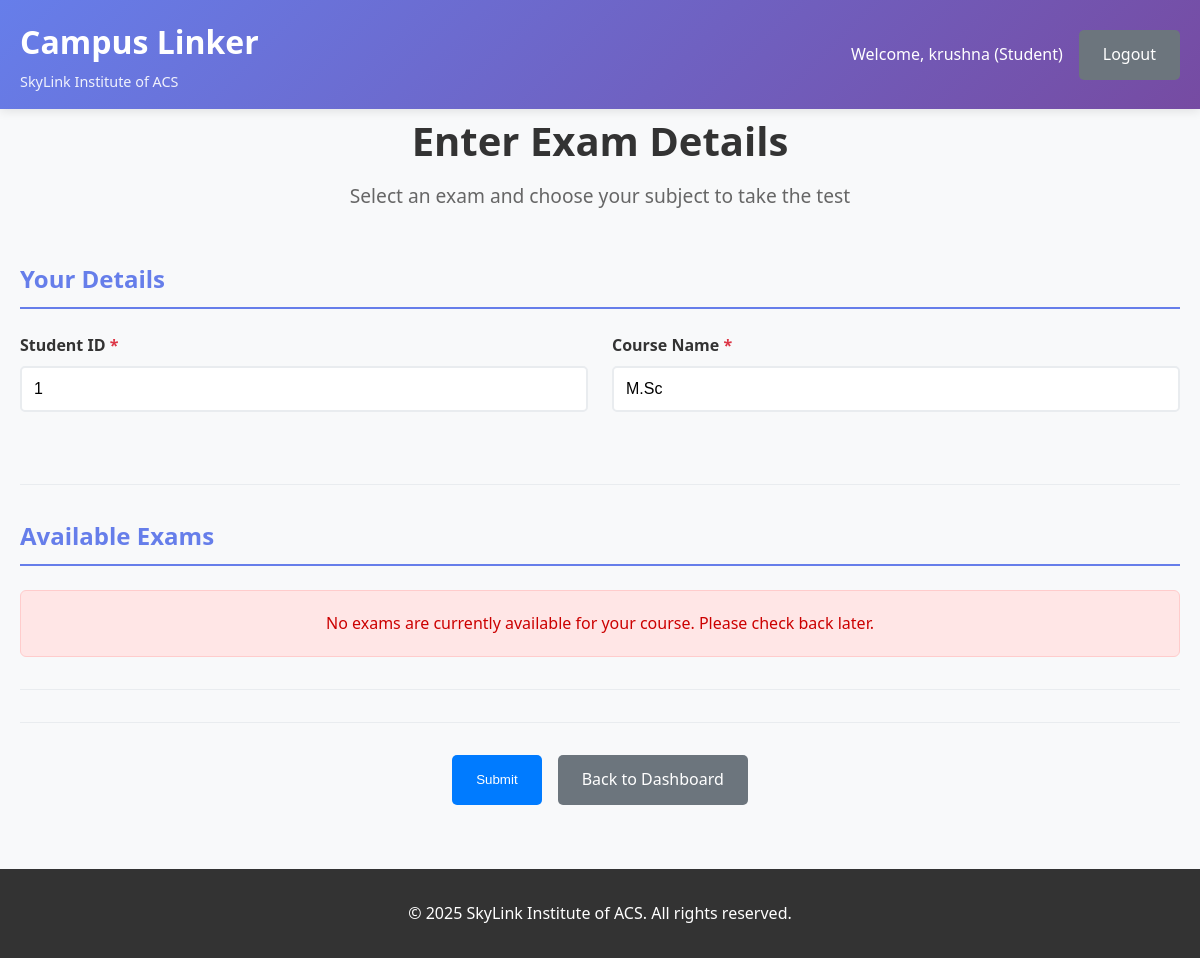
Page /exam (signed in) on the committed database.
### tables this page shows
CREATE TABLE registration (
            id INTEGER PRIMARY KEY AUTOINCREMENT,
            username TEXT UNIQUE NOT NULL,
            password TEXT NOT NULL,
            email_id TEXT UNIQUE NOT NULL,
            mobile_no TEXT NOT NULL,
            role TEXT DEFAULT 'student',
            created_at TIMESTAMP DEFAULT CURRENT_TIMESTAMP
        );

CREATE TABLE student (
            student_id INTEGER PRIMARY KEY AUTOINCREMENT,
            admission_id INTEGER,
            student_name TEXT NOT NULL,
            course_name TEXT NOT NULL,
            created_at TIMESTAMP DEFAULT CURRENT_TIMESTAMP,
            FOREIGN KEY (admission_id) REFERENCES admission(admission_id)
        );

### app (1).py (the view, shortened to what this page needs)
@app.route('/exam', methods=['GET', 'POST'])
@student_required
def exam():
    student_details = get_or_create_student_details(session['user_id'])
    exams_grouped = {}
    available_exams = []
    conn = get_db_connection()
    if conn:
        try:
            cursor = conn.cursor()
            exam_query = """
                SELECT exam_id, exam_name, subject, exam_type, exam_date, exam_time,
                       duration, max_marks, course_name
                FROM exam
            """
            params = ()
            if student_details:
                exam_query += " WHERE course_name = ? ORDER BY exam_name ASC, exam_date ASC"
                params = (student_details['course_name'],)
            else:
                exam_query += " ORDER BY exam_name ASC, exam_date ASC"
            cursor.execute(exam_query, params)
            rows = cursor.fetchall()
            for exam_row in rows:
                exam_dict = {
                    'exam_id': exam_row[0],
                    'exam_name': exam_row[1],
                    'subject': exam_row[2],
                    'exam_type': exam_row[3],
                    'exam_date': exam_row[4],
                    'exam_time': exam_row[5],
                    'duration': exam_row[6],
                    'max_marks': exam_row[7],
                    'course_name': exam_row[8],
                }
                available_exams.append(exam_dict)
                exam_name = exam_row[1]
                if exam_name not in exams_grouped:
                    exams_grouped[exam_name] = {
                        'exam_name': exam_name,
                        'exam_type': exam_row[3],
                        'subjects': []
                    }
                exams_grouped[exam_name]['subjects'].append(exam_dict)
        except Exception as e:
            print(f"Error preparing exam page: {e}")
        finally:
            try:
                cursor.close()
                conn.close()
            except Exception:
                pass
    return render_template(
        'exam.html',
        student_details=student_details,
        available_exams=available_exams,
    )

### app (1).py (called while the page is built, shortened)
def get_db_connection():
    try:
        connection = sqlite3.connect(DB_PATH)
        connection.row_factory = sqlite3.Row
        return connection
    except sqlite3.Error as err:
        print(f"Error: {err}")
        return None

def get_or_create_student_details(registration_id: int):
    conn = get_db_connection()
    if not conn:
        return None
    try:
        cursor = conn.cursor()
        cursor.execute(
            """
            SELECT s.student_id, s.course_name
            FROM student s
            JOIN admission a ON s.admission_id = a.admission_id
            WHERE a.registration_id = ?
            ORDER BY s.student_id DESC
            LIMIT 1
            """,
            (registration_id,),
        )
        row = cursor.fetchone()
        if row:
            return {'student_id': row[0], 'course_name': row[1]}
    except Exception as e:
        print(f"Error fetching/creating student details: {e}")
        return None
    finally:
        try:
            cursor.close()
            conn.close()
        except Exception:
            pass

def get_user_role(user_id):
    conn = get_db_connection()
    if not conn:
        return 'student'
    try:
        cursor = conn.cursor()
        cursor.execute("SELECT role FROM registration WHERE id = ?", (user_id,))
        row = cursor.fetchone()
        return row[0] if row else 'student'
    except Exception as e:
        print(f"Error getting user role: {e}")
        return 'student'
    finally:
        try:
            cursor.close()
            conn.close()
        except Exception:
            pass

def student_required(f):
    @wraps(f)
    def decorated_function(*args, **kwargs):
        if 'user_id' not in session:
            flash('Please login to access this page.', 'error')
            return redirect(url_for('login'))
        user_role = get_user_role(session['user_id'])
        if user_role != 'student':
            flash('This page is for students only.', 'error')
            return redirect(url_for('dashboard'))
        return f(*args, **kwargs)
    return decorated_function

### templates/exam.html (shortened to what this page needs)
{% extends "base (1).html" %}
{% block content %}
<div class="exam-section">
    <div class="container">
        <div class="page-header">
            <h1>Enter Exam Details</h1>
            <p>Select an exam and choose your subject to take the test</p>
        </div>
        <div class="exam-form">
            <form method="POST" action="{{ url_for('exam') }}">
                <div class="form-section">
                    <h2>Your Details</h2>
                    <div class="form-row">
                        <div class="form-group">
                            <label for="student_id">Student ID <span class="required">*</span></label>
                            <input type="number" id="student_id" name="student_id" required value="{{ (student_details.student_id if student_details) or '' }}" {% if student_details %}readonly{% endif %}>
                        </div>
                        <div class="form-group">
                            <label for="course_name">Course Name <span class="required">*</span></label>
                            <input type="text" id="course_name" name="course_name" required value="{{ (student_details.course_name if student_details) or '' }}" {% if student_details %}readonly{% endif %}>
                        </div>
                    </div>
                </div>
                <div class="form-section">
                    <h2>Available Exams</h2>
                    {% if exams_grouped %}
                        <div class="exams-container">
                            {% for exam_name, exam_group in exams_grouped.items() %}
                            <div class="exam-group-card">
                                <div class="exam-group-header">
                                    <h3>{{ exam_name }}</h3>
                                    <span class="subject-count">{{ exam_group.subjects|length }} subject(s)</span>
                                </div>
                                <div class="subjects-list">
                                    {% for subject_exam in exam_group.subjects %}
                                    <div class="subject-option">
                                        <input type="radio"
                                               id="exam_{{ subject_exam.exam_id }}"
                                               name="exam_id"
                                               value="{{ subject_exam.exam_id }}"
                                               data-subject="{{ subject_exam.subject }}"
                                               data-exam-type="{{ subject_exam.exam_type }}"
                                               data-exam-date="{{ subject_exam.exam_date }}"
                                               data-exam-time="{{ subject_exam.exam_time }}"
                                               data-duration="{{ subject_exam.duration }}"
                                               data-max-marks="{{ subject_exam.max_marks }}"
                                               required>
                                        <label for="exam_{{ subject_exam.exam_id }}" class="subject-label">
                                            <strong>{{ subject_exam.subject }}</strong>
                                            <span class="exam-details">
                                                {{ subject_exam.exam_date }} at {{ subject_exam.exam_time }} |
                                                Duration: {{ subject_exam.duration }} mins |
                                                Max Marks: {{ subject_exam.max_marks }}
                                            </span>
                                        </label>
                                    </div>
                                    {% endfor %}
                                </div>
                            </div>
                            {% endfor %}
                        </div>
                        <div class="exam-details-display">
                            <h3>Selected Exam Details</h3>
                            <div class="form-row">
                                <div class="form-group">
                                    <label>Subject</label>
                                    <input type="text" id="selected_subject" readonly>
                                </div>
                                <div class="form-group">
                                    <label>Exam Type</label>
                                    <input type="text" id="selected_exam_type" readonly>
                                </div>
                                <div class="form-group">
                                    <label>Exam Date</label>
                                    <input type="text" id="selected_exam_date" readonly>
                                </div>
                            </div>
                            <div class="form-row">
                                <div class="form-group">
                                    <label>Exam Time</label>
                                    <input type="text" id="selected_exam_time" readonly>
                                </div>
                                <div class="form-group">
                                    <label>Duration (mins)</label>
                                    <input type="text" id="selected_duration" readonly>
                                </div>
                                <div class="form-group">
                                    <label>Max Marks</label>
                                    <input type="text" id="selected_max_marks" readonly>
                                </div>
                            </div>
                        </div>
                    {% else %}
                        <p class="no-exams-info">No exams are currently available for your course. Please check back later.</p>
                    {% endif %}
                </div>
                <div class="form-actions">
                    <button type="submit" class="btn btn-primary" {% if not exams_grouped %}disabled{% endif %}>Submit</button>
                    <a href="{{ url_for('dashboard') }}" class="btn btn-secondary">Back to Dashboard</a>
                </div>
            </form>
        </div>
    </div>
</div>
{% endblock %}

### templates/base (1).html (shortened to what this page needs)
<!DOCTYPE html>
<html lang="en">
<head>
    <link rel="stylesheet" href="{{ url_for('static', filename='CSS/style (1).css') }}">
</head>
<body>
    <header class="header">
        <div class="container">
            <div class="header-content">
                <div class="logo">
                    <h1>Campus Linker</h1>
                    <p>SkyLink Institute of ACS</p>
                </div>
                {% if session.username %}
                <div class="user-info">
                    <span>Welcome, {{ session.username }} ({{ session.role | title }})</span>
                    <a href="{{ url_for('logout') }}" class="btn btn-secondary">Logout</a>
                </div>
                {% else %}
                <div class="auth-links">
                    <a href="{{ url_for('login') }}" class="btn btn-primary">Login</a>
                </div>
                {% endif %}
            </div>
        </div>
    </header>
    <main class="main-content">
        {% block content %}{% endblock %}
    </main>
    <footer class="footer">
        <div class="container">
            <p>&copy; 2025 SkyLink Institute of ACS. All rights reserved.</p>
        </div>
    </footer>
</body>
</html>

### static/CSS/style (1).css (style rules this page uses)
* { margin: 0; padding: 0; box-sizing: border-box; }
body { font-family: "Segoe UI", Tahoma, Geneva, Verdana, sans-serif; line-height: 1.6; color: #333; background-color: #f8f9fa; }
.container { max-width: 1200px; margin: 0 auto; padding: 0 20px; }
.header { background: linear-gradient(135deg, #667eea 0%, #764ba2 100%); color: white; padding: 1rem 0; box-shadow: 0 2px 10px rgba(0, 0, 0, 0.1); }
.header-content { display: flex; justify-content: space-between; align-items: center; }
.logo h1 { font-size: 2rem; margin-bottom: 0.2rem; }
.logo p { font-size: 0.9rem; opacity: 0.9; }
.user-info { display: flex; align-items: center; gap: 1rem; }
.btn { display: inline-block; padding: 0.75rem 1.5rem; border: none; border-radius: 5px; text-decoration: none; font-weight: 500; cursor: pointer; transition: all 0.3s ease; text-align: center; }
.btn-primary { background-color: #007bff; color: white; }
.btn-secondary { background-color: #6c757d; color: white; }
.required { color: #dc3545; font-weight: bold; }
.page-header { text-align: center; margin-bottom: 3rem; }
.page-header h1 { font-size: 2.5rem; color: #333; margin-bottom: 0.5rem; }
.page-header p { font-size: 1.2rem; color: #666; }
.form-section { margin-bottom: 2rem; padding-bottom: 2rem; border-bottom: 1px solid #e9ecef; }
.form-section h2 { color: #667eea; font-size: 1.5rem; margin-bottom: 1.5rem; padding-bottom: 0.5rem; border-bottom: 2px solid #667eea; }
.form-row { display: grid; grid-template-columns: repeat(auto-fit, minmax(300px, 1fr)); gap: 1.5rem; margin-bottom: 1rem; }
.form-group { margin-bottom: 1.5rem; }
.form-group label { display: block; margin-bottom: 0.5rem; font-weight: 600; color: #333; }
.form-group input, .form-group select, .form-group textarea { width: 100%; padding: 0.75rem; border: 2px solid #e9ecef; border-radius: 5px; font-size: 1rem; transition: all 0.3s ease; }
.form-actions { display: flex; gap: 1rem; justify-content: center; margin-top: 2rem; padding-top: 2rem; border-top: 1px solid #e9ecef; }
.footer { background-color: #333; color: white; text-align: center; padding: 2rem 0; margin-top: 4rem; }

### templates/exam.html (style rules this page uses)
.no-exams-info { padding: 20px; background: #ffe6e6; border: 1px solid #ffcccc; color: #cc0000; border-radius: 6px; text-align: center; font-weight: 500; }

### rows in the picture
registration: username "krushna", role "Student"
student: student_id "1", course_name "M.Sc"
